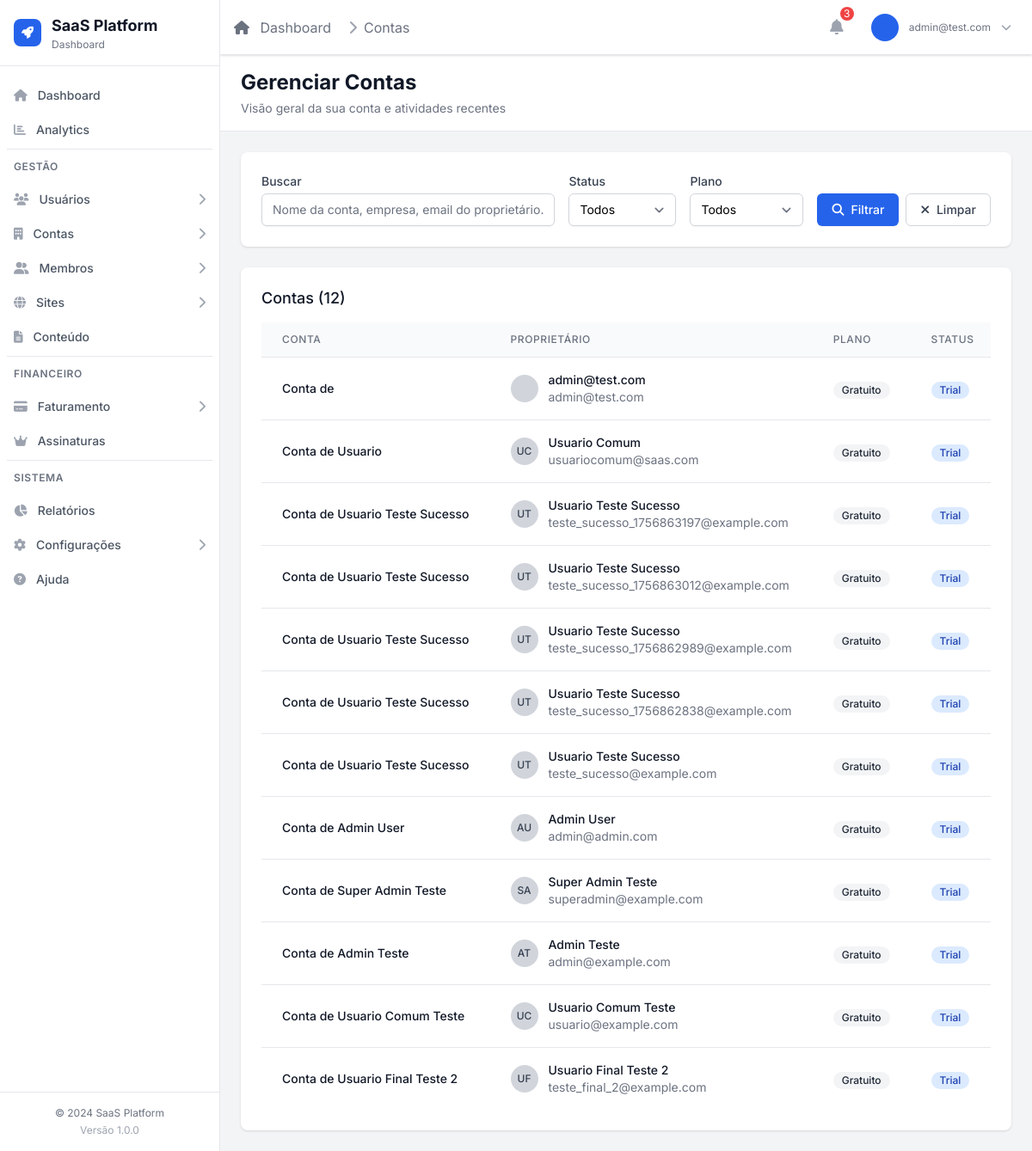
/admin-panel/accounts/ (signed in), run on an earlier commit of the app's database.
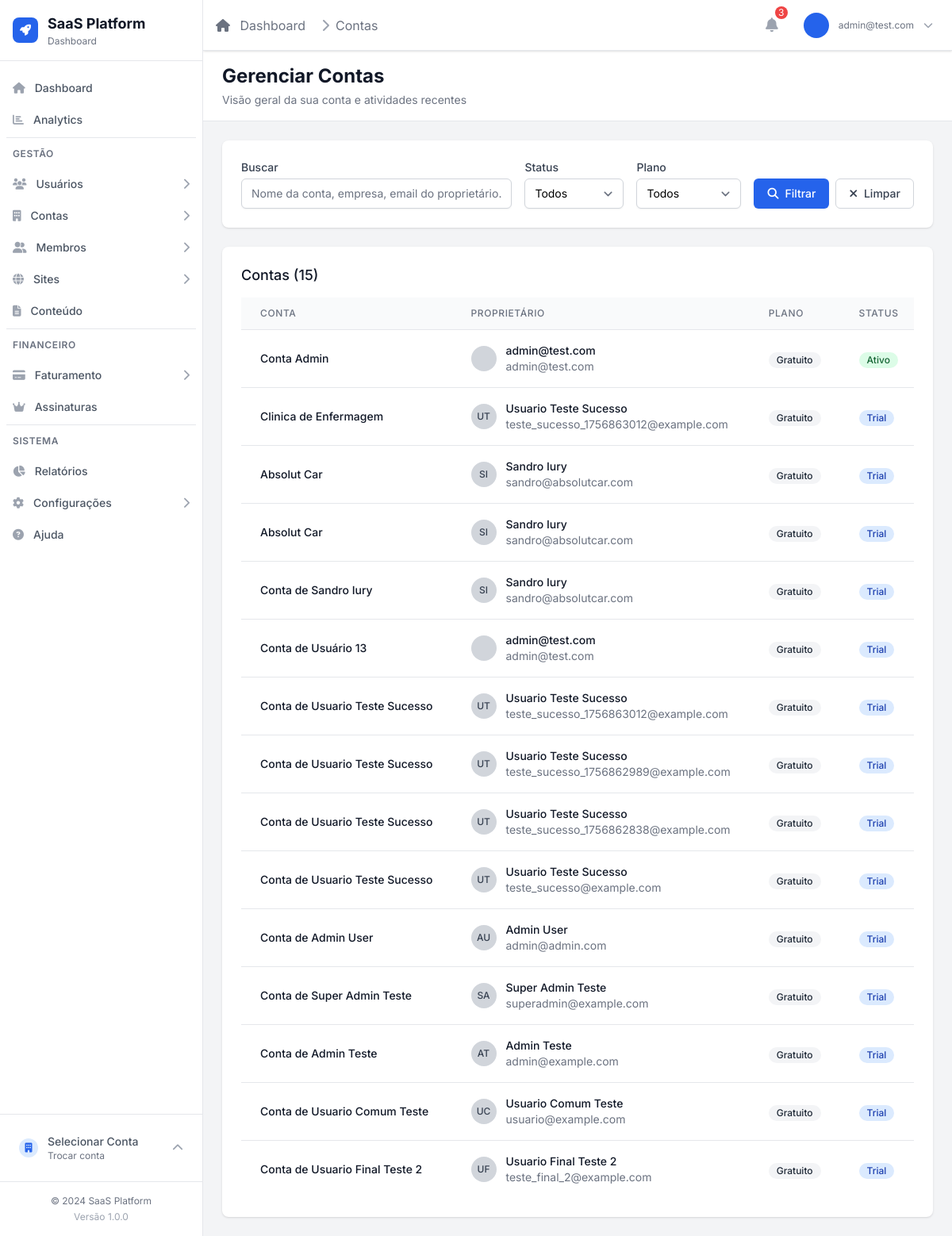
And on a later commit of the database.
### accounts/models.py (models this page shows, shortened)
class Account(models.Model):
    PLAN_CHOICES = [
        ('free', 'Gratuito'),
        ('basic', 'Básico'),
        ('premium', 'Premium'),
        ('enterprise', 'Empresarial'),
    ]
    STATUS_CHOICES = [
        ('active', 'Ativo'),
        ('suspended', 'Suspenso'),
        ('cancelled', 'Cancelado'),
        ('trial', 'Trial'),
    ]
    id = models.UUIDField(primary_key=True, default=uuid.uuid4, editable=False)
    name = models.CharField('Nome da Conta', max_length=100)
    slug = models.SlugField('Slug', max_length=100, unique=True)
    description = models.TextField('Descrição', blank=True)
    email = models.EmailField('E-mail', blank=True)
    company_name = models.CharField('Nome da Empresa', max_length=200, blank=True)
    cnpj = models.CharField(
        'CNPJ',
        max_length=18,
        blank=True,
        validators=[RegexValidator(
            regex=r'^\d{2}\.\d{3}\.\d{3}/\d{4}-\d{2}$',
            message='Digite um CNPJ válido (XX.XXX.XXX/XXXX-XX)'
        )]
    )
    cpf = models.CharField(
        'CPF',
        max_length=14,
        blank=True,
        validators=[RegexValidator(
            regex=r'^\d{3}\.\d{3}\.\d{3}-\d{2}$',
            message='Digite um CPF válido (XXX.XXX.XXX-XX)'
        )]
    )
    website = models.URLField('Website', blank=True)
    phone = models.CharField('Telefone', max_length=20, blank=True)
    address_line1 = models.CharField('Endereço', max_length=255, blank=True)
    address_line2 = models.CharField('Complemento', max_length=255, blank=True)
    city = models.CharField('Cidade', max_length=100, blank=True)
    state = models.CharField('Estado', max_length=100, blank=True)
    postal_code = models.CharField('CEP', max_length=10, blank=True)
    country = models.CharField('País', max_length=100, default='Brasil')
    plan = models.CharField('Plano', max_length=20, choices=PLAN_CHOICES, default='free')
    status = models.CharField('Status', max_length=20, choices=STATUS_CHOICES, default='trial')
    max_users = models.PositiveIntegerField('Máximo de Usuários', default=5)
    max_storage_gb = models.PositiveIntegerField('Armazenamento (GB)', default=1)
    max_domains = models.PositiveIntegerField('Máximo de Domínios', default=1)
    timezone = models.CharField('Fuso Horário', max_length=50, default='America/Sao_Paulo')
    language = models.CharField('Idioma', max_length=10, default='pt-br')
    trial_ends_at = models.DateTimeField('Trial Termina em', null=True, blank=True)
    subscription_ends_at = models.DateTimeField('Assinatura Termina em', null=True, blank=True)
    created_at = models.DateTimeField('Criado em', auto_now_add=True)
    updated_at = models.DateTimeField('Atualizado em', auto_now=True)
    owner = models.ForeignKey(
        settings.AUTH_USER_MODEL,
        on_delete=models.PROTECT,
        related_name='owned_accounts',
        verbose_name='Proprietário'
    )
    class Meta:
        verbose_name = 'Conta'
        verbose_name_plural = 'Contas'
        ordering = ['-created_at']
        indexes = [
            models.Index(fields=['slug']),
            models.Index(fields=['status']),
            models.Index(fields=['plan']),
        ]

### users/models.py (models this page shows, shortened)
class User(AbstractUser):
    STATUS_CHOICES = [
        ('active', _('Ativo')),
        ('inactive', _('Inativo')),
        ('pending', _('Pendente')),
        ('suspended', _('Suspenso')),
    ]
    USER_TYPE_CHOICES = [
        ('user', _('Usuário Comum')),
        ('admin', _('Administrador')),
        ('superadmin', _('Super Administrador')),
    ]
    email = models.EmailField(_('Email'), unique=True)
    phone = models.CharField(_('Telefone'), max_length=20, blank=True, null=True)
    avatar = models.ImageField(
        _('Avatar'),
        upload_to='avatars/',
        blank=True,
        null=True,
        help_text=_('Imagem de perfil do usuário')
    )
    status = models.CharField(
        _('Status'),
        max_length=20,
        choices=STATUS_CHOICES,
        default='active'
    )
    user_type = models.CharField(
        _('Tipo de Usuário'),
        max_length=20,
        choices=USER_TYPE_CHOICES,
        default='user'
    )
    created_at = models.DateTimeField(_('Criado em'), auto_now_add=True)
    updated_at = models.DateTimeField(_('Atualizado em'), auto_now=True)
    last_login_ip = models.GenericIPAddressField(
        _('Último IP de login'),
        blank=True,
        null=True
    )
    email_verified = models.BooleanField(_('Email verificado'), default=False)
    phone_verified = models.BooleanField(_('Telefone verificado'), default=False)
    failed_login_attempts = models.PositiveIntegerField(
        _('Tentativas de login falhadas'),
        default=0
    )
    locked_until = models.DateTimeField(
        _('Bloqueado até'),
        blank=True,
        null=True
    )
    is_deleted = models.BooleanField(
        _('Deletado'),
        default=False,
        help_text=_('Indica se o usuário foi deletado (soft delete)')
    )
    deleted_at = models.DateTimeField(
        _('Deletado em'),
        blank=True,
        null=True
    )
    USERNAME_FIELD = 'email'
    REQUIRED_FIELDS = ['username', 'first_name', 'last_name']
    objects = UserManager()  # Manager padrão que filtra usuários não deletados
    all_objects = models.Manager()  # Manager que retorna todos os usuários
    class Meta:
        verbose_name = _('Usuário')
        verbose_name_plural = _('Usuários')
        ordering = ['-created_at']
    def get_full_name(self):
        return f"{self.first_name} {self.last_name}".strip() or self.username
    def delete(self, *args, **kwargs):
        """Override do delete padrão para usar soft delete"""
        self.soft_delete()

### admin_panel/views.py (the view)
# urls.py: path('accounts/', views.accounts_list, name='accounts_list'),
@login_required
def accounts_list(request):
    if not request.user.is_staff:
        raise PermissionDenied('Você não tem permissão para acessar o painel administrativo.')
    accounts = Account.objects.select_related('owner').order_by('-created_at')
    search = request.GET.get('search', '')
    status = request.GET.get('status', '')
    plan = request.GET.get('plan', '')
    if search:
        accounts = accounts.filter(
            Q(name__icontains=search) |
            Q(company_name__icontains=search) |
            Q(owner__email__icontains=search)
        )
    if status:
        accounts = accounts.filter(status=status)
    if plan:
        accounts = accounts.filter(plan=plan)
    paginator = Paginator(accounts, 25)
    page_number = request.GET.get('page')
    page_obj = paginator.get_page(page_number)
    context = {
        'page_obj': page_obj,
        'search': search,
        'status': status,
        'plan': plan,
        'status_choices': Account.STATUS_CHOICES,
        'plan_choices': Account.PLAN_CHOICES,
    }
    return render(request, 'admin_panel/accounts/list.html', context)

### users/models.py (called while the page is built)
    def get_queryset(self):
        return super().get_queryset().filter(is_deleted=False)

### templates/admin_panel/accounts/list.html (shortened to what the changed rows need)
{% extends 'dashboard/base_dashboard.html' %}
{% load static %}
{% block page_title %}Gerenciar Contas{% endblock %}
{% block dashboard_content %}
<div class="space-y-6">
    <div class="bg-white dark:bg-gray-800 shadow rounded-lg">
        <div class="px-4 py-5 sm:p-6">
            <div class="flex items-center justify-between mb-4">
                <h3 class="text-lg leading-6 font-medium text-gray-900 dark:text-white">
                    Contas ({{ page_obj.paginator.count }})
                </h3>
            </div>
            <div class="overflow-x-auto">
                <table class="min-w-full divide-y divide-gray-200 dark:divide-gray-700">
                    <thead class="bg-gray-50 dark:bg-gray-700">
                        <tr>
                            <th class="px-6 py-3 text-left text-xs font-medium text-gray-500 dark:text-gray-300 uppercase tracking-wider">
                                Conta
                            </th>
                            <th class="px-6 py-3 text-left text-xs font-medium text-gray-500 dark:text-gray-300 uppercase tracking-wider">
                                Proprietário
                            </th>
                            <th class="px-6 py-3 text-left text-xs font-medium text-gray-500 dark:text-gray-300 uppercase tracking-wider">
                                Plano
                            </th>
                            <th class="px-6 py-3 text-left text-xs font-medium text-gray-500 dark:text-gray-300 uppercase tracking-wider">
                                Status
                            </th>
                        </tr>
                    </thead>
                    <tbody class="bg-white dark:bg-gray-800 divide-y divide-gray-200 dark:divide-gray-700">
                        {% for account in page_obj %}
                        <tr class="hover:bg-gray-50 dark:hover:bg-gray-700" id="account-row-{{ account.id }}">
                            <td class="px-6 py-4 whitespace-nowrap">
                                <div class="text-sm font-medium text-gray-900 dark:text-white">
                                    <a href="{% url 'admin_panel:account_detail' account.id %}"
                                       class="hover:text-blue-600 dark:hover:text-blue-400">
                                        {{ account.name }}
                                    </a>
                                </div>
                            </td>
                            <td class="px-6 py-4 whitespace-nowrap">
                                <div class="flex items-center">
                                    <div class="flex-shrink-0 h-8 w-8">
                                        {% if account.owner.avatar %}
                                        <img class="h-8 w-8 rounded-full" src="{{ account.owner.avatar.url }}" alt="{{ account.owner.get_full_name }}">
                                        {% else %}
                                        <div class="h-8 w-8 rounded-full bg-gray-300 dark:bg-gray-600 flex items-center justify-center">
                                            <span class="text-xs font-medium text-gray-700 dark:text-gray-300">
                                                {{ account.owner.first_name|first|upper }}{{ account.owner.last_name|first|upper }}
                                            </span>
                                        </div>
                                        {% endif %}
                                    </div>
                                    <div class="ml-3">
                                        <div class="text-sm font-medium text-gray-900 dark:text-white">
                                            <a href="{% url 'admin_panel:user_detail' account.owner.id %}"
                                               class="hover:text-blue-600 dark:hover:text-blue-400">
                                                {{ account.owner.get_full_name|default:account.owner.email }}
                                            </a>
                                        </div>
                                        <div class="text-sm text-gray-500 dark:text-gray-400">
                                            {{ account.owner.email }}
                                        </div>
                                    </div>
                                </div>
                            </td>
                            <td class="px-6 py-4 whitespace-nowrap">
                                <span class="inline-flex items-center px-2.5 py-0.5 rounded-full text-xs font-medium
                                    {% if account.plan == 'free' %}bg-gray-100 text-gray-800 dark:bg-gray-700 dark:text-gray-300
                                    {% elif account.plan == 'basic' %}bg-blue-100 text-blue-800 dark:bg-blue-800 dark:text-blue-100
                                    {% elif account.plan == 'pro' %}bg-purple-100 text-purple-800 dark:bg-purple-800 dark:text-purple-100
                                    {% elif account.plan == 'enterprise' %}bg-yellow-100 text-yellow-800 dark:bg-yellow-800 dark:text-yellow-100
                                    {% else %}bg-gray-100 text-gray-800 dark:bg-gray-700 dark:text-gray-300{% endif %}">
                                    {{ account.get_plan_display }}
                                </span>
                            </td>
                            <td class="px-6 py-4 whitespace-nowrap">
                                <span class="inline-flex items-center px-2.5 py-0.5 rounded-full text-xs font-medium account-status-badge
                                    {% if account.status == 'active' %}bg-green-100 text-green-800 dark:bg-green-800 dark:text-green-100
                                    {% elif account.status == 'trial' %}bg-blue-100 text-blue-800 dark:bg-blue-800 dark:text-blue-100
                                    {% elif account.status == 'suspended' %}bg-yellow-100 text-yellow-800 dark:bg-yellow-800 dark:text-yellow-100
                                    {% elif account.status == 'cancelled' %}bg-red-100 text-red-800 dark:bg-red-800 dark:text-red-100
                                    {% else %}bg-gray-100 text-gray-800 dark:bg-gray-700 dark:text-gray-300{% endif %}">
                                    {{ account.get_status_display }}
                                </span>
                            </td>
                        </tr>
                        {% empty %}
                        <tr>
                            <td colspan="7" class="px-6 py-4 text-center text-sm text-gray-500 dark:text-gray-400">
                                Nenhuma conta encontrada.
                            </td>
                        </tr>
                        {% endfor %}
                    </tbody>
                </table>
            </div>
        </div>
    </div>
</div>
{% endblock %}

What changed in the data, as far as the page shows it:
removed Account: name "Conta de Usuario", owner.first_name|first "U", owner.last_name|first "C", owner.get_full_name "Usuario Comum", owner.email "usuariocomum@saas.com", plan "Gratuito", status "Trial"
removed Account: name "Conta de Usuario Teste Sucesso", owner.first_name|first "U", owner.last_name|first "T", owner.get_full_name "Usuario Teste Sucesso", owner.email "teste_sucesso_1756863197@example.com", plan "Gratuito", status "Trial"
added Account: name "Conta Admin", owner.get_full_name "admin@test.com", owner.email "admin@test.com", plan "Gratuito", status "Ativo"
added Account: name "Clinica de Enfermagem", owner.first_name|first "U", owner.last_name|first "T", owner.get_full_name "Usuario Teste Sucesso", owner.email "teste_sucesso_1756863012@example.com", plan "Gratuito", status "Trial"
added Account: name "Absolut Car", owner.first_name|first "S", owner.last_name|first "I", owner.get_full_name "Sandro Iury", owner.email "sandro@absolutcar.com", plan "Gratuito", status "Trial"
added Account: name "Absolut Car", owner.first_name|first "S", owner.last_name|first "I", owner.get_full_name "Sandro Iury", owner.email "sandro@absolutcar.com", plan "Gratuito", status "Trial"
added Account: name "Conta de Sandro Iury", owner.first_name|first "S", owner.last_name|first "I", owner.get_full_name "Sandro Iury", owner.email "sandro@absolutcar.com", plan "Gratuito", status "Trial"
changed Account: name "Conta de" → "Conta de Usuário 13"
Also different on the page:
{{ page_obj.paginator.count }}: "12" → "15"
text now shown: "Selecionar Conta Trocar conta"
